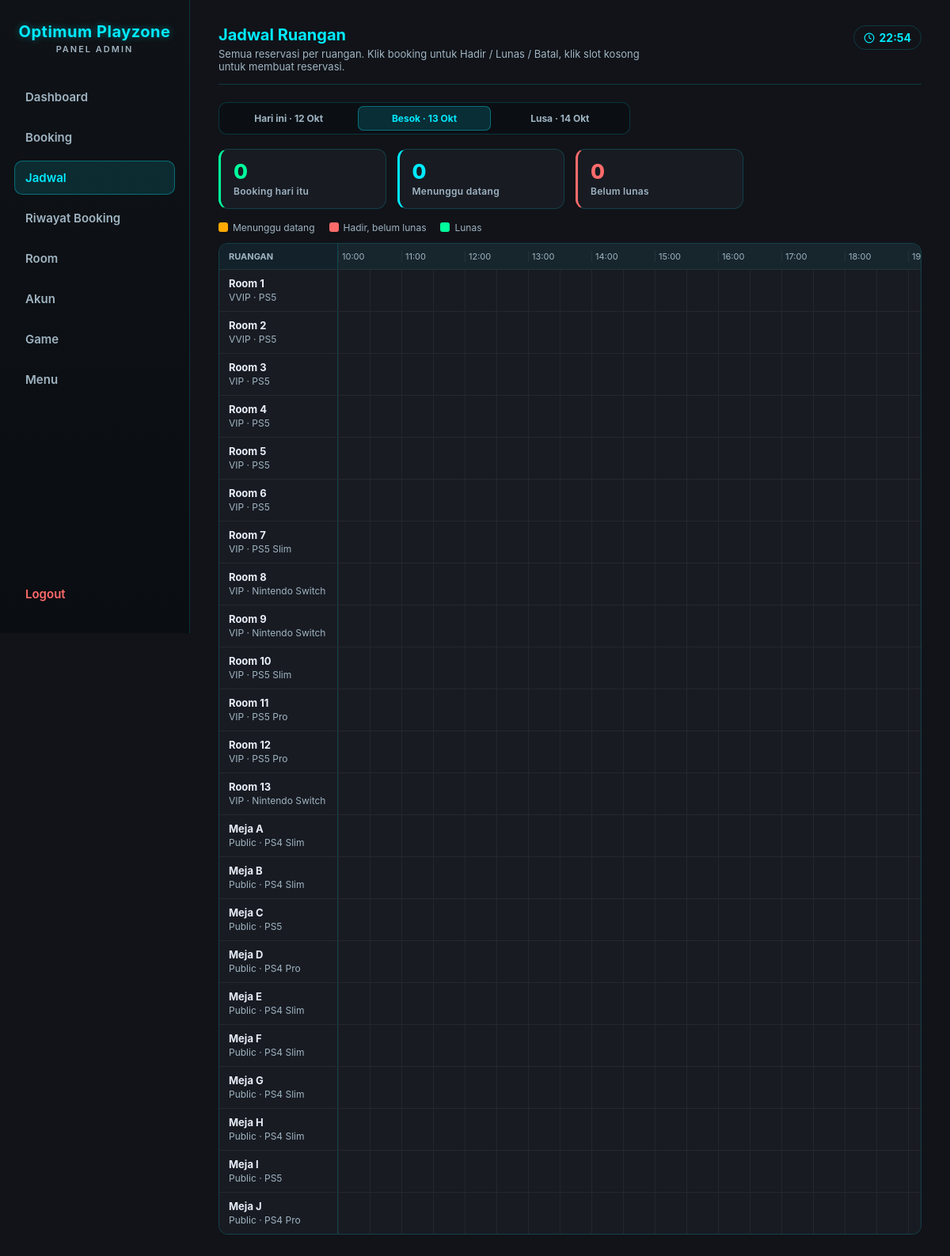
Screenshot of /KITSUNE-ADMIN.php?page=jadwal&d=2026-10-13 (signed in) with the database file from the repository.
### tables this page shows
CREATE TABLE `rooms` (
  `id` int(11) NOT NULL AUTO_INCREMENT,
  `title` varchar(100) NOT NULL,
  `category` enum('private','private_pro','public') NOT NULL DEFAULT 'private',
  `tier` varchar(10) NOT NULL DEFAULT 'VIP',
  `console_type` enum('PS4','PS5','SWITCH') NOT NULL DEFAULT 'PS5',
  `console_model` varchar(30) NOT NULL DEFAULT 'PS5',
  `price` int(11) NOT NULL,
  `weekend_extra` int(11) NOT NULL DEFAULT 0,
  `nintendo_extra` int(11) DEFAULT NULL,
  `max_players` tinyint(4) NOT NULL DEFAULT 2,
  `has_netflix` tinyint(1) NOT NULL DEFAULT 0,
  `image` varchar(255) DEFAULT NULL,
  `description` text DEFAULT NULL,
  `status` enum('available','unavailable') NOT NULL DEFAULT 'available',
  `created_at` timestamp NOT NULL DEFAULT current_timestamp(),
  PRIMARY KEY (`id`)
);

### booking_lib.php (called while the page is built, shortened)
<?php
function pricingJson() {
  return json_encode(['packages' => PRICE_PACKAGES, 'student' => STUDENT_PRICES]);
}

### db.php (called while the page is built, shortened)
<?php
function passwordSig($hash) {
  return substr(hash('sha256', (string) $hash), 0, 16);
}
function isAdminSession($conn) {
  $id = intval($_SESSION['admin_id']);
  $stmt = $conn->prepare("SELECT password FROM users WHERE id = ? AND role = 'admin'");
  $stmt->bind_param("i", $id);
  $stmt->execute();
  $row = $stmt->get_result()->fetch_assoc();
  $ok = $row && (empty($_SESSION['admin_pw_sig']) || hash_equals($_SESSION['admin_pw_sig'], passwordSig($row['password'])));
  return $ok;
}

### KITSUNE-ADMIN.php (the view, shortened to what this page needs)
<?php
require __DIR__ . '/db.php';
require_once __DIR__ . '/booking_lib.php';
require __DIR__ . '/icons.php';
$isAdmin = isAdminSession($conn);
$navItems = ['dashboard' => 'Dashboard', 'booking' => 'Booking', 'jadwal' => 'Jadwal', 'riwayat' => 'Riwayat Booking',
             'room' => 'Room', 'akun' => 'Akun', 'game' => 'Game', 'menu' => 'Menu'];
$page    = $_GET['page'] ?? 'dashboard';
?>
<!DOCTYPE html>
<html>
<head>
  <link rel="stylesheet" href="admin.css?v=<?= filemtime(__DIR__ . '/admin.css') ?>">
</head>
<body data-open-sec="<?= BOOKING_OPEN_SEC ?>" data-close-sec="<?= BOOKING_CLOSE_SEC ?>" data-pricing="<?= htmlspecialchars(pricingJson()) ?>">
<?php if (!$isAdmin): ?>
  <div class="login-box">
    <h2>Optimum Playzone<span class="brand-sub">Login Admin</span></h2>
    <?php if (isset($error)): ?>
      <p class="error"><?= htmlspecialchars($error) ?></p>
    <?php endif; ?>
    <form method="post">
      <input name="username" placeholder="Username" required>
      <input type="password" name="password" placeholder="Password" required>
      <button name="login">Login</button>
    </form>
  </div>
<?php else: ?>
<nav class="sidebar">
  <h2>Optimum Playzone<span class="brand-sub">Panel Admin</span></h2>
  <?php
    $pendingOrders = intval(mysqli_fetch_assoc(mysqli_query($conn,
      "SELECT COUNT(*) AS n FROM menu_orders WHERE status = 'pending'"))['n']);
  ?>
  <?php foreach ($navItems as $key => $label): ?>
    <a href="?page=<?= $key ?>" data-nav="<?= $key ?>"<?= $page === $key ? ' class="active"' : '' ?>><?= $label ?>
    </a>
  <?php endforeach; ?>
  <form method="post" class="logout-form">
    <button type="submit" name="logout" value="1">Logout</button>
  </form>
</nav>
<main>
<?php if ($page === 'dashboard'): ?>
  <?php
    releaseNoShows($conn);
    $now        = time();
    $todayStart = strtotime('today', $now);
    $monthStart = strtotime(date('Y-m-01', $now));
    $monthEnd   = strtotime('+1 month', $monthStart);
    $bulanNama  = ['Januari','Februari','Maret','April','Mei','Juni','Juli','Agustus','September','Oktober','November','Desember'];
    $bulanIni   = $bulanNama[intval(date('n', $now)) - 1] . ' ' . date('Y', $now);
    $revenueSince = function ($from) use ($conn) {
      $stmt = $conn->prepare("SELECT COALESCE(SUM(p.amount), 0) AS s FROM booking_payments p JOIN bookings b ON b.id = p.booking_id WHERE b.payment_status <> 'cancelled' AND p.paid_at >= ?");
      $stmt->bind_param("i", $from);
      $stmt->execute();
      $s = intval($stmt->get_result()->fetch_assoc()['s']);
      $stmt->close();
      return $s;
    };
    $revToday = $revenueSince($todayStart);
    $revMonth = $revenueSince($monthStart);
    $tomorrow = $todayStart + 86400;
    $stmt = $conn->prepare("SELECT COUNT(*) AS n FROM bookings WHERE payment_status <> 'cancelled' AND start_time >= ? AND start_time < ?");
    $stmt->bind_param("ii", $todayStart, $tomorrow);
    $stmt->execute();
    $bookToday = intval($stmt->get_result()->fetch_assoc()['n']);
    $stmt->close();
    $monthStartSql = date('Y-m-d 00:00:00', $monthStart);
    $stmt = $conn->prepare("SELECT COALESCE(SUM(quantity * unit_price), 0) AS s FROM menu_orders WHERE status = 'selesai' AND created_at >= ?");
    $stmt->bind_param("s", $monthStartSql);
    $stmt->execute();
    $menuMonth = intval($stmt->get_result()->fetch_assoc()['s']);
    $stmt->close();
    $days = [];
    for ($i = 13; $i >= 0; $i--) {
      $d = strtotime("-$i day", $todayStart);
      $days[date('Y-m-d', $d)] = ['ts' => $d, 'sum' => 0, 'count' => 0];
    }
    $chartFrom = reset($days)['ts'];
    $stmt = $conn->prepare("
      SELECT DATE(FROM_UNIXTIME(p.paid_at)) AS d, SUM(p.amount) AS s, COUNT(*) AS n
      FROM booking_payments p JOIN bookings b ON b.id = p.booking_id
      WHERE b.payment_status <> 'cancelled' AND p.paid_at >= ?
      GROUP BY d
    ");
    $stmt->bind_param("i", $chartFrom);
    $stmt->execute();
    $res = $stmt->get_result();
    while ($row = $res->fetch_assoc()) {
      if (isset($days[$row['d']])) {
        $days[$row['d']]['sum'] = intval($row['s']);
        $days[$row['d']]['count'] = intval($row['n']);
      }
    }
    $stmt->close();
    $maxDay = max(1, max(array_column($days, 'sum')));
    $stmt = $conn->prepare("SELECT payment_status, source, COUNT(*) AS n FROM bookings WHERE start_time >= ? AND start_time < ? GROUP BY payment_status, source");
    $stmt->bind_param("ii", $monthStart, $monthEnd);
    $stmt->execute();
    $byStatus = ['paid' => 0, 'unpaid' => 0, 'cancelled' => 0];
    $bySource = ['online' => 0, 'walkin' => 0];
    $res = $stmt->get_result();
    while ($row = $res->fetch_assoc()) {
      $byStatus[$row['payment_status']] = ($byStatus[$row['payment_status']] ?? 0) + intval($row['n']);
      if ($row['payment_status'] !== 'cancelled') $bySource[$row['source']] += intval($row['n']);
    }
    $stmt->close();
    $totalMonth = max(1, array_sum($byStatus));
    $totalSource = max(1, array_sum($bySource));
    $stmt = $conn->prepare("
      SELECT r.title, r.console_type, r.console_model, COUNT(b.id) AS n, COALESCE(SUM(b.amount_paid), 0) AS s
      FROM bookings b JOIN rooms r ON r.id = b.room_id
      WHERE b.payment_status <> 'cancelled' AND b.start_time >= ? AND b.start_time < ?
      GROUP BY r.id ORDER BY n DESC, s DESC LIMIT 5
    ");
    $stmt->bind_param("ii", $monthStart, $monthEnd);
    $stmt->execute();
    $topRooms = $stmt->get_result()->fetch_all(MYSQLI_ASSOC);
    $stmt->close();
    $maxRoom = max(1, max(array_column($topRooms, 'n') ?: [0]));
    $rp = fn($n) => 'Rp' . number_format($n, 0, ',', '.');
    $hariPendek = ['Min','Sen','Sel','Rab','Kam','Jum','Sab'];
  ?>
  <div class="page-head">
    <div>
      <h2>Dashboard</h2>
      <p class="page-sub">Ringkasan pendapatan dan booking. Pendapatan dihitung dari pembayaran yang sudah diterima kasir.</p>
    </div>
    <span class="clock-chip"><?= icon('clock') ?> <?= date('d', $now) ?> <?= $bulanNama[intval(date('n', $now)) - 1] ?></span>
  </div>
  <div class="stat-row">
    <div class="stat-card stat-kosong"><span class="stat-num"><?= $rp($revToday) ?></span><span class="stat-label">Pendapatan hari ini</span></div>
    <div class="stat-card stat-tunggu"><span class="stat-num"><?= $rp($revMonth) ?></span><span class="stat-label">Pendapatan <?= $bulanIni ?></span></div>
    <div class="stat-card stat-service"><span class="stat-num"><?= $bookToday ?></span><span class="stat-label">Booking jadwal hari ini</span></div>
    <div class="stat-card stat-dipakai"><span class="stat-num"><?= $rp($menuMonth) ?></span><span class="stat-label">Penjualan menu <?= $bulanIni ?></span></div>
  </div>
  <div class="dash-grid">
    <section class="panel-card dash-chart-card">
      <h3 class="panel-title"><?= icon('clipboard') ?> Pendapatan 14 hari terakhir</h3>
      <div class="bar-chart" role="img" aria-label="Grafik batang pendapatan harian 14 hari terakhir">
        <?php foreach ($days as $date => $d): ?>
          <?php
            $h = $d['sum'] > 0 ? max(3, round($d['sum'] / $maxDay * 100)) : 0;
            $label = $hariPendek[intval(date('w', $d['ts']))] . ' ' . date('j', $d['ts']);
            $tip = date('d', $d['ts']) . ' ' . $bulanNama[intval(date('n', $d['ts'])) - 1] . ' · ' . $rp($d['sum']) . ' · ' . $d['count'] . ' pembayaran';
          ?>
          <div class="bar-col<?= $date === date('Y-m-d', $now) ? ' is-today' : '' ?>" data-tip="<?= htmlspecialchars($tip) ?>" tabindex="0">
            <div class="bar-track"><div class="bar" style="height:<?= $h ?>%"></div></div>
            <span class="bar-label"><?= $label ?></span>
          </div>
        <?php endforeach; ?>
      </div>
      <p class="chart-scale">Tertinggi: <?= $rp($maxDay > 1 ? $maxDay : 0) ?> per hari</p>
      <details class="chart-table">
        <summary>Lihat tabel data</summary>
        <div class="table-wrap">
          <table class="users-table">
            <tr><th>Tanggal</th><th>Pembayaran</th><th>Pendapatan</th></tr>
            <?php foreach (array_reverse($days, true) as $d): ?>
              <tr><td><?= date('d', $d['ts']) . ' ' . $bulanNama[intval(date('n', $d['ts'])) - 1] ?></td><td><?= $d['count'] ?></td><td><?= $rp($d['sum']) ?></td></tr>
            <?php endforeach; ?>
          </table>
        </div>
      </details>
    </section>
    <section class="panel-card">
      <h3 class="panel-title"><?= icon('check') ?> Booking <?= $bulanIni ?></h3>
      <?php
        $statusRows = [
          ['Lunas', $byStatus['paid'], 'st-paid'],
          ['Belum bayar', $byStatus['unpaid'], 'st-unpaid'],
          ['Dibatalkan', $byStatus['cancelled'], 'st-cancel'],
        ];
      ?>
      <ul class="hbar-list">
        <?php foreach ($statusRows as [$lbl, $n, $cls]): ?>
          <li class="<?= $cls ?>">
            <div class="hbar-head"><span><?= $lbl ?></span><strong><?= $n ?></strong></div>
            <div class="hbar-track"><div class="hbar" style="width:<?= round($n / $totalMonth * 100) ?>%"></div></div>
          </li>
        <?php endforeach; ?>
      </ul>
      <h4 class="dash-sub">Sumber booking (tidak termasuk batal)</h4>
      <div class="split-bar" role="img" aria-label="Online <?= $bySource['online'] ?>, Offline <?= $bySource['walkin'] ?>">
        <div class="split-online" style="width:<?= round($bySource['online'] / $totalSource * 100) ?>%"></div>
        <div class="split-offline" style="width:<?= round($bySource['walkin'] / $totalSource * 100) ?>%"></div>
      </div>
      <div class="split-legend">
        <span><i class="dot dot-online"></i> Online <strong><?= $bySource['online'] ?></strong></span>
        <span><i class="dot dot-offline"></i> Offline <strong><?= $bySource['walkin'] ?></strong></span>
      </div>
    </section>
    <section class="panel-card">
      <h3 class="panel-title"><?= icon('gamepad') ?> Ruangan terlaris <?= $bulanIni ?></h3>
      <?php if (!$topRooms): ?>
        <p class="queue-empty">Belum ada booking bulan ini.</p>
      <?php else: ?>
        <ol class="rank-list">
          <?php foreach ($topRooms as $i => $r): ?>
            <li>
              <span class="rank-no"><?= $i + 1 ?></span>
              <div class="rank-info">
                <div class="hbar-head">
                  <span><?= htmlspecialchars($r['title']) ?> <span class="console-chip c-<?= strtolower(htmlspecialchars($r['console_type'])) ?>"><?= htmlspecialchars($r['console_model']) ?></span></span>
                  <strong><?= intval($r['n']) ?> booking</strong>
                </div>
                <div class="hbar-track"><div class="hbar" style="width:<?= round(intval($r['n']) / $maxRoom * 100) ?>%"></div></div>
                <span class="cell-sub">Diterima <?= $rp(intval($r['s'])) ?></span>
              </div>
            </li>
          <?php endforeach; ?>
        </ol>
      <?php endif; ?>
    </section>
  </div>
  <div id="chartTip" class="chart-tip" hidden></div>
<?php elseif ($page === 'jadwal'): ?>
  <?php
    $now = time();
    $bulan = ['Jan','Feb','Mar','Apr','Mei','Jun','Jul','Agu','Sep','Okt','Nov','Des'];
    $dayTabs = [];
    foreach (['Hari ini', 'Besok', 'Lusa'] as $i => $lbl) {
      $ts = strtotime("+$i day", $now);
      $dayTabs[date('Y-m-d', $ts)] = $lbl . ' · ' . date('j', $ts) . ' ' . $bulan[intval(date('n', $ts)) - 1];
    }
    $day = $_GET['d'] ?? date('Y-m-d', $now);
    $dayStart = strtotime("$day 00:00:00");
    $openTs   = $dayStart + BOOKING_OPEN_SEC;
    $closeTs  = $dayStart + BOOKING_CLOSE_SEC;
    $slotSec  = 1800;
    $slots    = intdiv(BOOKING_CLOSE_SEC - BOOKING_OPEN_SEC, $slotSec);
    $schedRooms = mysqli_query($conn, "SELECT id, title, tier, console_model, status, price, nintendo_extra FROM rooms ORDER BY id")
      ->fetch_all(MYSQLI_ASSOC);
    $sum = ['total' => 0, 'wait' => 0, 'unpaid' => 0];
  ?>
  <div class="page-head">
    <div>
      <h2>Jadwal Ruangan</h2>
      <p class="page-sub">Semua reservasi per ruangan. Klik booking untuk Hadir / Lunas / Batal, klik slot kosong untuk membuat reservasi.</p>
    </div>
    <span class="clock-chip"><?= icon('clock') ?> <?= date('H:i', $now) ?></span>
  </div>
  <div class="form-tabs sched-days" role="tablist">
    <?php foreach ($dayTabs as $val => $lbl): ?>
      <a class="form-tab<?= $val === $day ? ' active' : '' ?>" href="?page=jadwal&amp;d=<?= $val ?>"><?= $lbl ?></a>
    <?php endforeach; ?>
  </div>
  <div class="stat-row">
    <div class="stat-card stat-kosong"><span class="stat-num"><?= $sum['total'] ?></span><span class="stat-label">Booking hari itu</span></div>
    <div class="stat-card stat-tunggu"><span class="stat-num"><?= $sum['wait'] ?></span><span class="stat-label">Menunggu datang</span></div>
    <div class="stat-card stat-dipakai"><span class="stat-num"><?= $sum['unpaid'] ?></span><span class="stat-label">Belum lunas</span></div>
  </div>
  <div class="sched-legend">
    <span><i class="sched-dot sched-wait"></i> Menunggu datang</span>
    <span><i class="sched-dot sched-unpaid"></i> Hadir, belum lunas</span>
    <span><i class="sched-dot sched-paid"></i> Lunas</span>
  </div>
  <div class="sched-wrap">
    <div class="sched-grid" style="--slots: <?= $slots ?>">
      <div class="sched-row sched-head">
        <div class="sched-label">Ruangan</div>
        <?php for ($i = 0; $i < $slots; $i++): ?>
          <div class="sched-time" style="grid-column: <?= $i + 2 ?>"><?= $i % 2 === 0 ? date('H:i', $openTs + $i * $slotSec) : '' ?></div>
        <?php endfor; ?>
      </div>
      <?php foreach ($schedRooms as $r): ?>
      <?php $rid = intval($r['id']); $inService = $r['status'] !== 'available'; ?>
      <div class="sched-row<?= $inService ? ' sched-off' : '' ?>">
        <div class="sched-label"><?= htmlspecialchars($r['title']) ?>
          <span class="cell-sub"><?= htmlspecialchars($r['tier'] . ' · ' . $r['console_model']) ?><?= $inService ? ' · Perawatan' : '' ?></span>
        </div>
        <?php for ($i = 0; $i < $slots; $i++): ?>
          <?php $slotTs = $openTs + $i * $slotSec; ?>
          <?php if (!$inService && $slotTs + 3600 <= $closeTs && $slotTs >= $now): ?>
            <a class="sched-slot" style="grid-column: <?= $i + 2 ?>" title="Reservasi <?= htmlspecialchars($r['title']) ?> jam <?= date('H:i', $slotTs) ?>"
               href="?page=booking&amp;tab=reserveForm&amp;room=<?= $rid ?>&amp;date=<?= $day ?>&amp;time=<?= date('H:i', $slotTs) ?>"></a>
          <?php else: ?>
            <span class="sched-slot is-off" style="grid-column: <?= $i + 2 ?>"></span>
          <?php endif; ?>
        <?php endfor; ?>
      </div>
      <?php endforeach; ?>
    </div>
  </div>
<?php endif; ?>
</main>
<?php endif; ?>
</body>
</html>

### rows the page displays
rooms: title "Room 1", tier+console_model "VVIP · PS5", status "available" (drawn)
rooms: title "Room 2", tier+console_model "VVIP · PS5", status "available" (drawn)
rooms: title "Room 3", tier+console_model "VIP · PS5", status "available" (drawn)
rooms: title "Room 4", tier+console_model "VIP · PS5", status "available" (drawn)
rooms: title "Room 5", tier+console_model "VIP · PS5", status "available" (drawn)
rooms: title "Room 6", tier+console_model "VIP · PS5", status "available" (drawn)
rooms: title "Room 7", tier+console_model "VIP · PS5 Slim", status "available" (drawn)
rooms: title "Room 8", tier+console_model "VIP · Nintendo Switch", status "available" (drawn)
rooms: title "Room 9", tier+console_model "VIP · Nintendo Switch", status "available" (drawn)
rooms: title "Room 10", tier+console_model "VIP · PS5 Slim", status "available" (drawn)
rooms: title "Room 11", tier+console_model "VIP · PS5 Pro", status "available" (drawn)
rooms: title "Room 12", tier+console_model "VIP · PS5 Pro", status "available" (drawn)
rooms: title "Room 13", tier+console_model "VIP · Nintendo Switch", status "available" (drawn)
rooms: title "Meja A", tier+console_model "Public · PS4 Slim", status "available" (drawn)
rooms: title "Meja B", tier+console_model "Public · PS4 Slim", status "available" (drawn)
rooms: title "Meja C", tier+console_model "Public · PS5", status "available" (drawn)
rooms: title "Meja D", tier+console_model "Public · PS4 Pro", status "available" (drawn)
rooms: title "Meja E", tier+console_model "Public · PS4 Slim", status "available" (drawn)
rooms: title "Meja F", tier+console_model "Public · PS4 Slim", status "available" (drawn)
rooms: title "Meja G", tier+console_model "Public · PS4 Slim", status "available" (drawn)
rooms: title "Meja H", tier+console_model "Public · PS4 Slim", status "available" (drawn)
rooms: title "Meja I", tier+console_model "Public · PS5", status "available" (drawn)
rooms: title "Meja J", tier+console_model "Public · PS4 Pro", status "available" (drawn)

### other values shown
$label "Dashboard"
$label "Booking"
$label "Jadwal"
$label "Riwayat Booking"
$label "Room"
$label "Akun"
$label "Game"
$label "Menu"
$lbl "Hari ini · 12 Okt"
$lbl "Besok · 13 Okt"
$lbl "Lusa · 14 Okt"
$sum['total'] "0"
$sum['wait'] "0"
$sum['unpaid'] "0"
